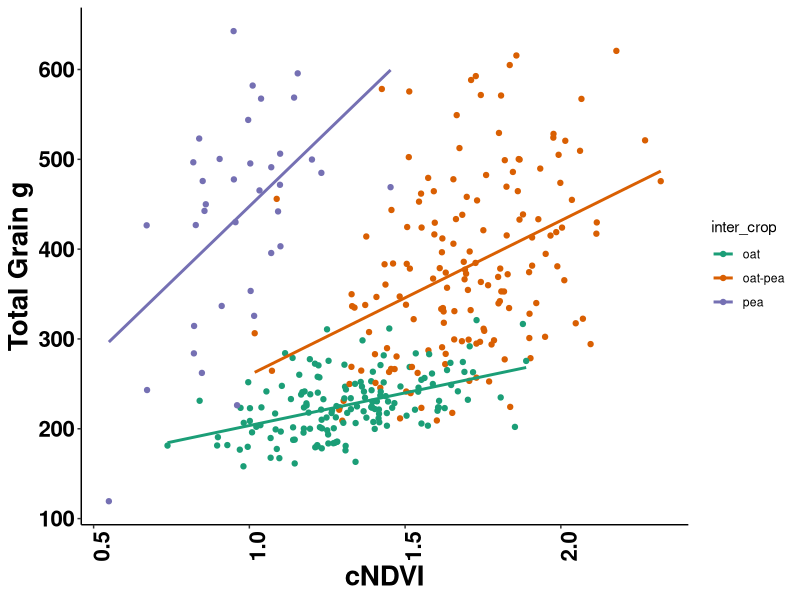
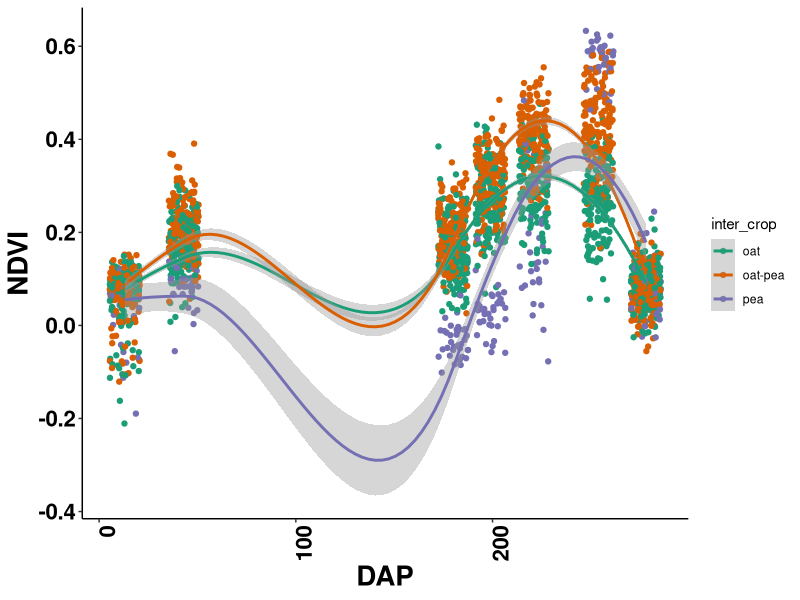
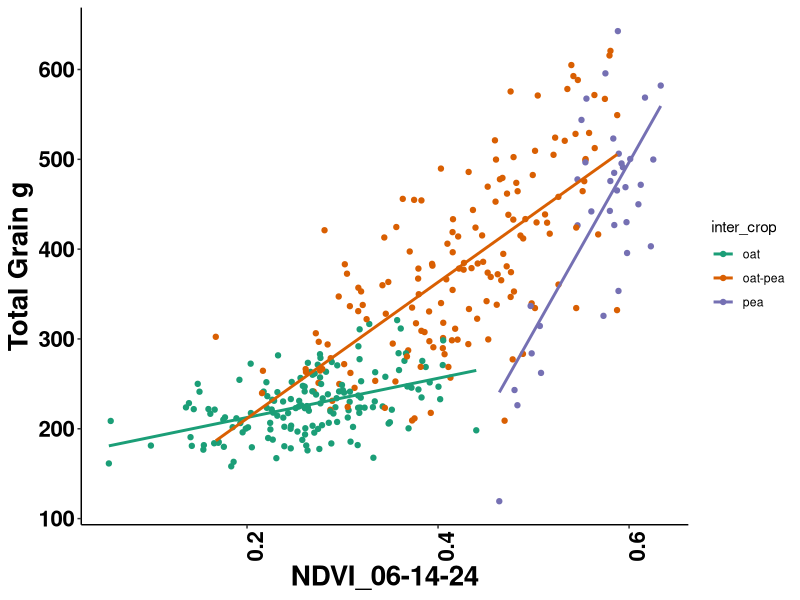
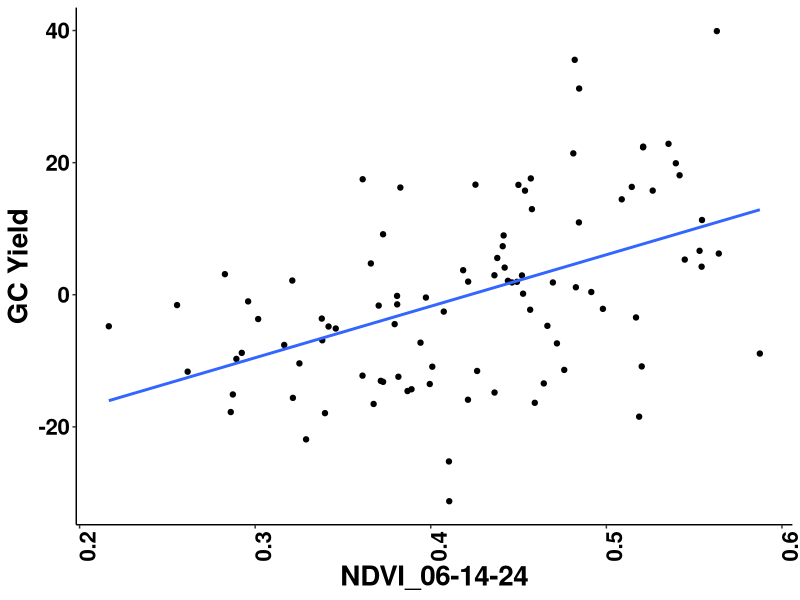
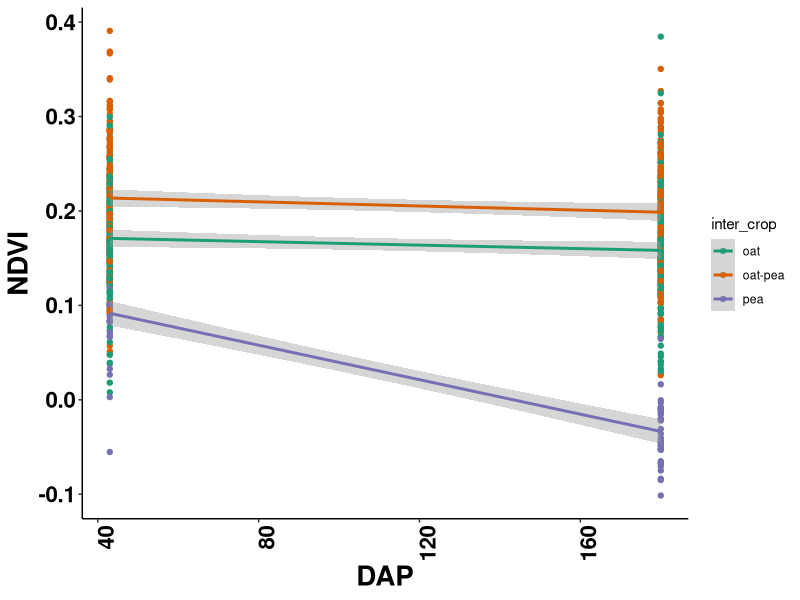
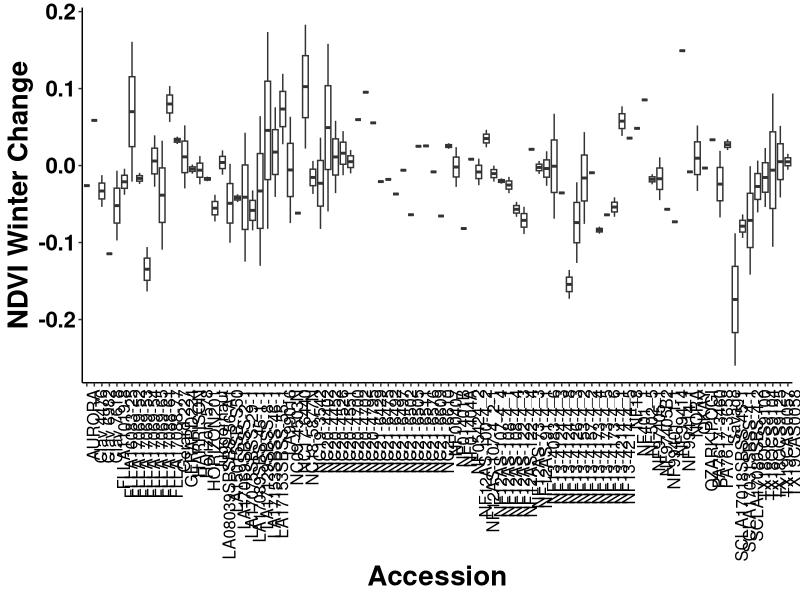
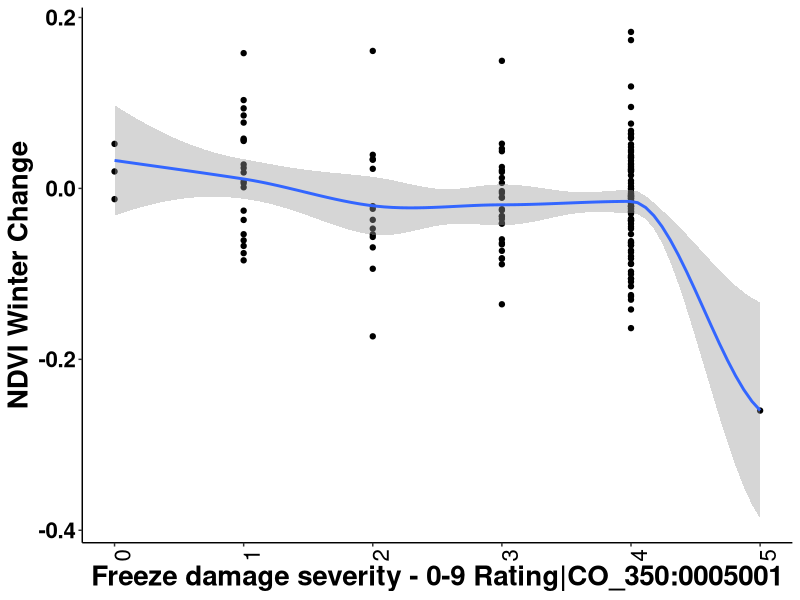

Generate these figures, in order, with R:
## ---- chunk 1
knitr::opts_chunk$set(echo = TRUE,message = FALSE)
## ---- chunk 2
library(readxl)
library(readr)
library(tidyverse)
library(lme4)
## ---- chunk 3
NDVI_10_17_23 <- read_excel("data/NDVI_10-17-23.xlsx")
NDVI_11_16_23 <- read_excel("data/NDVI_11-16-23.xlsx")
NDVI_04_01_24 <- read_excel("data/NDVI_04-01-24.xlsx")
NDVI_04_20_24 <- read_excel("data/NDVI_04-20-24.xlsx")
NDVI_05_12_24 <- read_excel("data/NDVI_05-12-24.xlsx")
NDVI_06_14_24 <- read_excel("data/NDVI_06-14-24.xlsx")
NDVI_07_08_24 <- read_excel("data/NDVI_07-08-24.xlsx")

plot_number_to_plot_boundary <- read_csv("output/plot_number_to_plot_boundary.csv")
## ---- chunk 4
Cornell_WinterOatPeaIntercrop_2024_Ithaca <- read_csv("data/Cornell_WinterOatPeaIntercrop_2024_Ithaca.csv")

Cornell_WinterOatPeaIntercrop_2024_Ithaca_plot_meta <- read_excel("data/Cornell_WinterOatPeaIntercrop_2024_Ithaca_plot_meta.xlsx")
## ---- chunk 5
Cornell_WinterOatPeaIntercrop_2024_Ithaca

Cornell_WinterOatPeaIntercrop_2024_Ithaca_plot_meta
## ---- chunk 6
ndvi <- bind_cols(

NDVI_10_17_23[,1:4],

NDVI_10_17_23[,7],
NDVI_11_16_23[,7],
NDVI_04_01_24[,7],
NDVI_04_20_24[,7],
NDVI_05_12_24[,7],
NDVI_06_14_24[,7],
NDVI_07_08_24[,7]
)

ndvi <- ndvi %>% 
  mutate(pg_id = str_c(prow,"_",pcol,"_",grow,"_",gcol)) %>% 

  left_join(plot_number_to_plot_boundary %>% 
              mutate(pg_id = str_c(prow,"_",pcol,"_",grow,"_",gcol)) %>% 
              select(plot_number,subplot,pg_id)) %>% 
  relocate(plot_number,subplot,pg_id)

## ---- chunk 7

ndvi

## ---- chunk 8

plot_data <- Cornell_WinterOatPeaIntercrop_2024_Ithaca %>% 
  mutate("plot_name" = if_else(observationLevel == "subplot",str_sub(observationUnitName,end = -11), observationUnitName)) %>% 
  left_join(Cornell_WinterOatPeaIntercrop_2024_Ithaca_plot_meta,join_by(plot_name) ) %>% 
  
  rowwise() %>% 
  mutate(pea_yield = if_else(inter_crop == "pea",
                             sum(`Grain yield - g/m2|CO_350:0000260`,`Pea grain yield - g/m2|COMP:0000049`,na.rm=TRUE),`Pea grain yield - g/m2|COMP:0000049` )) %>% 
  mutate(oat_yield = if_else(inter_crop == "oat",
                             sum(`Grain yield - g/m2|CO_350:0000260`,`Pea grain yield - g/m2|COMP:0000049`,na.rm=TRUE),`Grain yield - g/m2|CO_350:0000260` )) %>% 
  mutate(pea_yield = if_else(inter_crop == "oat", 0 , pea_yield )) %>% 
  mutate(oat_yield = if_else(inter_crop == "pea", 0 , oat_yield )) %>% 
  mutate("total_yield" = oat_yield+pea_yield) %>% 
  
  select(observationLevel,observationUnitDbId,inter_crop ,source,
         replicate,plotNumber,germplasmName, inter_crop,
         oat_yield,
         pea_yield,
         total_yield,
         `Lodging severity - 0-9 Rating|CO_350:0005007`,
         `Freeze damage severity - 0-9 Rating|CO_350:0005001`,
         `Winter survival - percent|CO_350:0000170`) %>% 
  
  filter(observationLevel == "plot") %>% 
  filter(source != "Barley") %>% 
  filter(source != "Martens") 

plot_data
## ---- chunk 9
ndvi_s2 <- ndvi %>% 
  filter(gcol == 2) #for yield, NDVI analysis I'm only using NDVI values from subplot 2 because they represent the actual grain harvested area, and they were never biomass sampled which would be problematic for the cNDVI

cNDVI_plot_data <- plot_data %>% 
  select(plotNumber,germplasmName,replicate,inter_crop,oat_yield,pea_yield,total_yield) %>% 
  left_join(ndvi_s2, by=join_by(plotNumber == plot_number)) %>% 
  mutate(cNDVI = rowSums(across(`NDVI_10-17-23_mean`:`NDVI_07-08-24_mean`)))  
  
cNDVI_plot_data
## ---- chunk 10
cNDVI_plot_data %>% 

 ggplot(aes(cNDVI,total_yield,color=inter_crop))+
  geom_point() +
  geom_smooth(se = FALSE, method = lm)+
  xlab("cNDVI")+
  ylab("Total Grain g")+
  scale_color_brewer(palette="Dark2")+
  theme_classic()+
  theme(axis.text.x=element_text(angle = 90, hjust = 1))+
  theme(axis.text=element_text(size=20), axis.title=element_text(size=20,face="bold"))+
  theme(axis.text.x = element_text(face = "bold", color = "black", size = 16))+
  theme(axis.text.y = element_text(face = "bold", color = "black", size = 16))

## ---- chunk 11

ndvi_s2.1 <- ndvi_s2 %>% 
  filter(gcol == 2) %>% 
  select(plot_number,`NDVI_10-17-23_mean`:`NDVI_07-08-24_mean`)

time_series_plot_data <- plot_data %>% 
  select(plotNumber,germplasmName,replicate,inter_crop,oat_yield,pea_yield,total_yield,`Freeze damage severity - 0-9 Rating|CO_350:0005001`) %>% 
  left_join(ndvi_s2.1, by=join_by(plotNumber == plot_number)) 

dap_names <- c("plotNumber","germplasmName","replicate",
               "inter_crop","oat_yield","pea_yield","total_yield","freeze",
               13,43,180,199,221,254,278)

names = c(colnames(time_series_plot_data))

colnames(time_series_plot_data) <- dap_names



## ---- chunk 12

time_series_plot_data %>% 
  pivot_longer(`13`:`278`, names_to = "dap", values_to = "ndvi" ) %>% 
  mutate(dap = as.numeric(dap)) %>% 
  ggplot(aes(dap,ndvi,color=inter_crop))+
  geom_jitter() +
  geom_smooth(se = TRUE, method = loess,span=1)+
  xlab("DAP")+
  ylab("NDVI")+
  scale_color_brewer(palette="Dark2")+
  theme_classic()+
  theme(axis.text.x=element_text(angle = 90, hjust = 1))+
  theme(axis.text=element_text(size=20), axis.title=element_text(size=20,face="bold"))+
  theme(axis.text.x = element_text(face = "bold", color = "black", size = 16))+
  theme(axis.text.y = element_text(face = "bold", color = "black", size = 16))



## ---- chunk 13
plot_data %>% 
  select(plotNumber,germplasmName,replicate,inter_crop,oat_yield,pea_yield,total_yield) %>% 
  left_join(ndvi_s2, by=join_by(plotNumber == plot_number)) %>% 
  mutate(cNDVI = rowSums(across(`NDVI_10-17-23_mean`:`NDVI_07-08-24_mean`))) %>% 
  
  ggplot(aes(`NDVI_06-14-24_mean`,total_yield,color=inter_crop))+
  geom_point() +
  geom_smooth(se = FALSE, method = lm)+
  xlab("NDVI_06-14-24")+
  ylab("Total Grain g")+
  scale_color_brewer(palette="Dark2")+
  theme_classic()+
  theme(axis.text.x=element_text(angle = 90, hjust = 1))+
  theme(axis.text=element_text(size=20), axis.title=element_text(size=20,face="bold"))+
  theme(axis.text.x = element_text(face = "bold", color = "black", size = 16))+
  theme(axis.text.y = element_text(face = "bold", color = "black", size = 16))
## ---- chunk 14

model_data <- plot_data %>% 
  select(plotNumber,germplasmName,replicate,inter_crop,oat_yield,pea_yield,total_yield) %>% 
  left_join(ndvi_s2, by=join_by(plotNumber == plot_number)) %>% 
  mutate(cNDVI = rowSums(across(`NDVI_10-17-23_mean`:`NDVI_07-08-24_mean`)))


model_data <- model_data %>% 
  select(germplasmName,replicate,inter_crop,total_yield,`NDVI_10-17-23_mean`:cNDVI) %>% 
  rename(block = replicate) %>% 
  filter(inter_crop == "oat-pea") # select only oat-pea yields




model_data



## ---- chunk 15

yield <- lme4::lmer(total_yield ~ (1|germplasmName) + (1|block),
           data = model_data)


df_trait <- as.data.frame(VarCorr(yield))
vg_trait <- df_trait[df_trait$grp == "germplasmName","vcov"]
ve_trait <- df_trait[df_trait$grp == "Residual", "vcov"]
h2_trait <- vg_trait/(vg_trait + ve_trait/(2))

h2_yield <- h2_trait

h2_yield

## ---- chunk 16

ndvi <- lme4::lmer(`NDVI_06-14-24_mean` ~ (1|germplasmName) + (1|block),
                    data = model_data)

df_trait <- as.data.frame(VarCorr(ndvi))
vg_trait <- df_trait[df_trait$grp == "germplasmName","vcov"]
ve_trait <- df_trait[df_trait$grp == "Residual", "vcov"]

h2_trait <- vg_trait/(vg_trait + ve_trait/(2))

h2_ndvi <- h2_trait

h2_ndvi

## ---- chunk 17
GC_yield <- ranef(yield)$germplasmName

GC_ndvi <- ranef(ndvi)$germplasmName

GC_yield <- GC_yield %>%
  rownames_to_column(var = "germplasmName")%>% 
  rename(GC_yield = "(Intercept)")


GC_ndvi <- GC_ndvi %>% 
  rownames_to_column(var = "germplasmName")%>% 
  rename(GC_ndvi = "(Intercept)")

## ---- chunk 18


model_data %>% 
  select(germplasmName,`NDVI_06-14-24_mean`) %>% 
  group_by(germplasmName) %>% 
  summarise(mean_ndvi = mean(`NDVI_06-14-24_mean`)) %>% 
  left_join(GC_yield) %>% 
    ggplot(aes(mean_ndvi,GC_yield))+
    geom_point() +
    geom_smooth(se = FALSE, method = lm)+
    xlab("NDVI_06-14-24")+
    ylab("GC Yield")+
    scale_color_brewer(palette="Dark2")+
    theme_classic()+
    theme(axis.text.x=element_text(angle = 90, hjust = 1))+
    theme(axis.text=element_text(size=20), axis.title=element_text(size=20,face="bold"))+
    theme(axis.text.x = element_text(face = "bold", color = "black", size = 16))+
    theme(axis.text.y = element_text(face = "bold", color = "black", size = 16))









## ---- chunk 19
time_series_plot_data %>% 
  pivot_longer(`13`:`278`, names_to = "dap", values_to = "ndvi" ) %>% 
  mutate(dap = as.numeric(dap)) %>% 
  filter(dap == 43| dap == 180) %>% 
  ggplot(aes(dap,ndvi,color=inter_crop))+
  geom_point() +
  geom_smooth(se = TRUE, method = lm)+
  xlab("DAP")+
  ylab("NDVI")+
  scale_color_brewer(palette="Dark2")+
  theme_classic()+
  theme(axis.text.x=element_text(angle = 90, hjust = 1))+
  theme(axis.text=element_text(size=20), axis.title=element_text(size=20,face="bold"))+
  theme(axis.text.x = element_text(face = "bold", color = "black", size = 16))+
  theme(axis.text.y = element_text(face = "bold", color = "black", size = 16))
## ---- chunk 20

time_series_plot_data %>% 
  mutate(winter_change = `180` - `43`) %>% 
  filter(inter_crop == "oat") %>% 
  ggplot(aes(germplasmName,winter_change))+
  geom_boxplot()+
  xlab("Accession")+
  ylab("NDVI Winter Change")+
  scale_color_brewer(palette="Dark2")+
  theme_classic()+
  theme(axis.text.x=element_text(angle = 90, hjust = 1))+
  theme(axis.text=element_text(size=20), axis.title=element_text(size=20,face="bold"))+
  theme(axis.text.x = element_text( color = "black", size = 12))+
  theme(axis.text.y = element_text(face = "bold", color = "black", size = 16))




## ---- chunk 21

## why are there warnings
time_series_plot_data %>%   
    left_join(plot_data, by = "plotNumber") %>% 
  mutate(winter_change = `180` - `43`) %>% 
  filter(inter_crop.x == "oat") %>% 
  mutate(freeze_damage = `Freeze damage severity - 0-9 Rating|CO_350:0005001`) %>% 
  ggplot(aes(`Freeze damage severity - 0-9 Rating|CO_350:0005001`, winter_change))+
    geom_point()+
  geom_smooth()+
  ylab("NDVI Winter Change")+
  scale_color_brewer(palette="Dark2")+
  theme_classic()+
  theme(axis.text.x=element_text(angle = 90, hjust = 1))+
  theme(axis.text=element_text(size=20), axis.title=element_text(size=20,face="bold"))+
  theme(axis.text.x = element_text( color = "black", size = 16))+
  theme(axis.text.y = element_text(face = "bold", color = "black", size = 16))



## ---- chunk 22

###### heritability  



rep_geno_2 <- time_series_plot_data %>%   
  left_join(plot_data, by = "plotNumber") %>% 
  mutate(winter_change = `180` - `43`) %>% 
  filter(inter_crop.x == "oat") %>% 
  select(germplasmName.x, winter_change, replicate.x) %>% 
  group_by(germplasmName.x) %>% 
  count() %>% 
  filter(n == 2)

h2_data <- time_series_plot_data %>%   
  left_join(plot_data, by = "plotNumber") %>% 
  mutate(winter_change = `180` - `43`) %>% 
  filter(inter_crop.x == "oat") %>% 
  select(germplasmName.x, winter_change, replicate.x,freeze) %>% 
  filter(germplasmName.x %in% c(rep_geno_2$germplasmName.x)) %>% 
  rename(germplasmName = germplasmName.x) %>% 
  rename(block = replicate.x)

h2_data






## ---- chunk 23

lm_trait <- lme4::lmer(winter_change ~ (1|germplasmName) + (1|block),
                       data = h2_data)

df_trait <- as.data.frame(VarCorr(lm_trait))
vg_trait <- df_trait[df_trait$grp == "germplasmName","vcov"]
ve_trait <- df_trait[df_trait$grp == "Residual", "vcov"]

h2_trait <- vg_trait/(vg_trait + ve_trait/(2))

h2_ndvi_winter_change  <- h2_trait



h2_data


lm_trait <- lme4::lmer(freeze ~ (1|germplasmName) + (1|block),
                       data = h2_data)


df_trait <- as.data.frame(VarCorr(lm_trait))
vg_trait <- df_trait[df_trait$grp == "germplasmName","vcov"]
ve_trait <- df_trait[df_trait$grp == "Residual", "vcov"]

h2_trait <- vg_trait/(vg_trait + ve_trait/(2))

h2_freeze_damage <- h2_trait







## ---- chunk 24
h2_ndvi_winter_change
h2_freeze_damage

